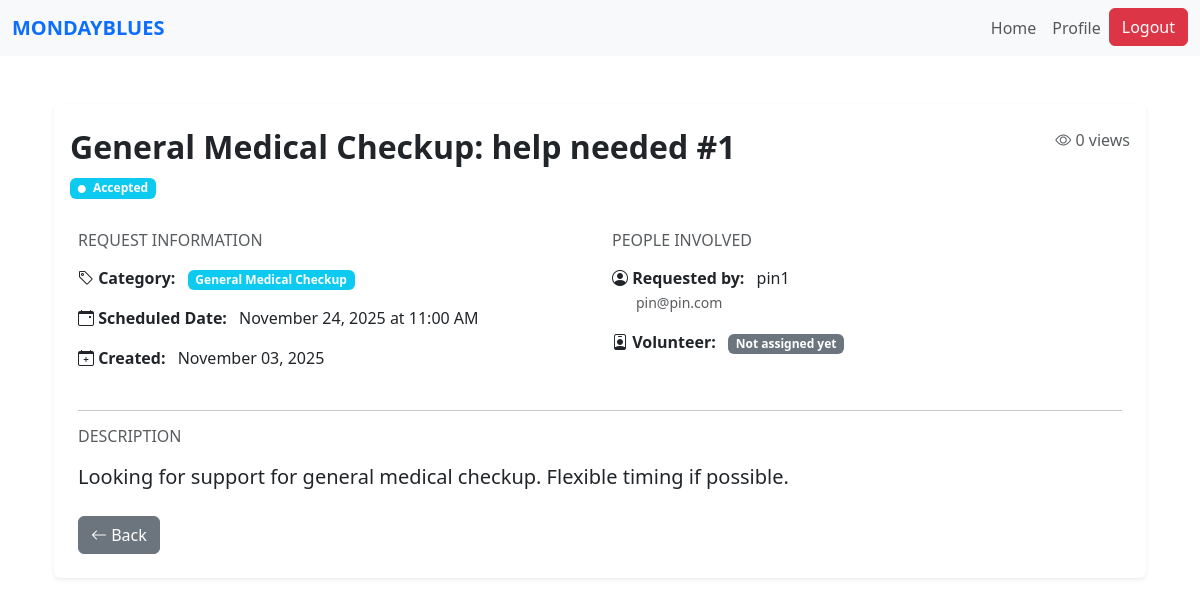
The app's page /request/1 (signed in), older data.
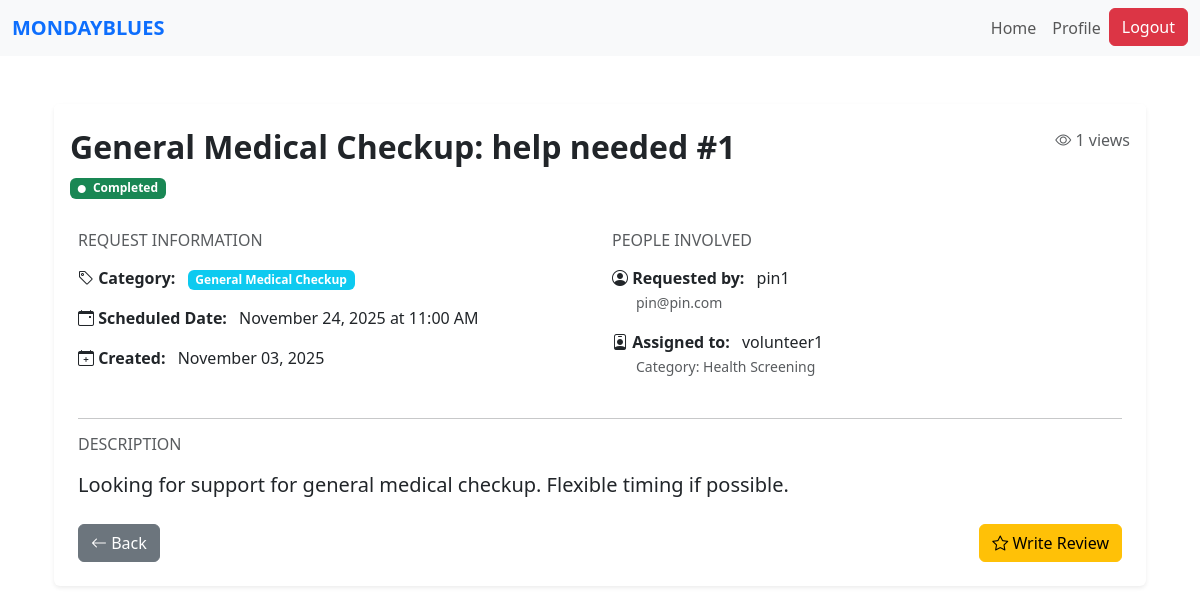
The same page, newer data.
### website/models.py (models this page shows)
class Request(db.Model):
    id = db.Column(db.Integer, primary_key=True)
    title = db.Column(db.String(150), nullable=False)
    description = db.Column(db.Text, nullable=False)
    category_id = db.Column(db.Integer, db.ForeignKey('category.id'), nullable=False)
    category = db.relationship('Category', backref='requests')
    status = db.Column(db.String(20), default='Pending')  # Pending, Accepted, Completed
    scheduled_datetime = db.Column(db.DateTime, nullable=False)
    view_count = db.Column(db.Integer, default=0)
    date_created = db.Column(db.DateTime, default=datetime.utcnow)
    user_id = db.Column(db.Integer, db.ForeignKey('user.id'), nullable=False)
    volunteer_id = db.Column(db.Integer, db.ForeignKey('volunteer.id'), nullable=True)
    csr_id = db.Column(db.Integer, db.ForeignKey("csr.user_id"), nullable=True)
    user = db.relationship('User', backref=db.backref('requests', lazy=True, cascade='all, delete-orphan'), lazy=True)
    volunteer = db.relationship('Volunteer', backref=db.backref('assigned_requests', lazy=True), lazy=True)

class User(db.Model, UserMixin):
    id = db.Column(db.Integer, primary_key=True)
    name = db.Column(db.String(150))
    email = db.Column(db.String(150), unique=True)
    password = db.Column(db.String(150))
    date_created = db.Column(db.DateTime(timezone=True), default=func.now())
    role = db.Column(db.String(50), default='PIN')
    status = db.Column(db.String(20), default='Pending')  # Pending, Approved, Suspended
    """    total_rating = db.Column(db.Float, default=0)
    num_ratings = db.Column(db.Integer, default=0)

    def update_rating(self, new_rating: float):
        #Update overall CSR rating with a new rating value.
        if self.num_ratings == 0:
            self.total_rating = new_rating
        else:
            self.total_rating = ((self.total_rating * self.num_ratings) + new_rating) / (self.num_ratings + 1)
        self.num_ratings += 1"""

class Category(db.Model):
    id = db.Column(db.Integer, primary_key=True)
    name = db.Column(db.String(100), unique=True, nullable=False)
    description = db.Column(db.String(250))
    date_created = db.Column(db.DateTime, default=datetime.utcnow)

### website/views.py (the view)
@views.route('/request/<int:id>')
@login_required
def view_request(id):
    req = Request.query.get_or_404(id)
    if req.user_id != current_user.id:
        req.view_count += 1
        db.session.commit()
    owner = User.query.get(req.user_id)
    return render_template('view_req.html', req=req, owner=owner)

### website/templates/view_req.html (shortened to what the changed rows need)
{% extends "base.html" %}
{% block content %}
<div class="container my-5">
    <div class="card shadow-sm border-0">
        <div class="card-header bg-white border-0 pt-4">
            <div class="d-flex justify-content-between align-items-start">
                <div>
                    <h2 class="fw-bold mb-2">{{ req.title }}</h2>
                    <span class="badge
                        {% if req.status == 'Pending' %} bg-warning text-dark
                        {% elif req.status == 'Assigned' %} bg-primary
                        {% elif req.status == 'Accepted' %} bg-info
                        {% elif req.status == 'Completed' %} bg-success
                        {% else %} bg-secondary {% endif %}">
                        <i class="bi bi-circle-fill me-1" style="font-size: 0.5rem;"></i>
                        {{ req.status }}
                    </span>
                </div>
                <div class="text-end">
                    <p class="text-muted mb-0">
                        <i class="bi bi-eye"></i> {{ req.view_count }} views
                    </p>
                </div>
            </div>
        </div>
        <div class="card-body p-4">
            <div class="row mb-4">
                <div class="col-md-6">
                    <div class="mb-3">
                        <strong><i class="bi bi-calendar-event"></i> Scheduled Date:</strong>
                        <span class="ms-2">{{ req.scheduled_datetime.strftime('%B %d, %Y at %I:%M %p') }}</span>
                    </div>
                    <div class="mb-3">
                        <strong><i class="bi bi-calendar-plus"></i> Created:</strong>
                        <span class="ms-2">{{ req.date_created.strftime('%B %d, %Y') }}</span>
                    </div>
                </div>
                <div class="col-md-6">
                    {% if req.volunteer %}
                    <div class="mb-3">
                        <strong><i class="bi bi-person-badge"></i> Assigned to:</strong>
                        <span class="ms-2">{{ req.volunteer.user.name }}</span>
                        <br>
                        <small class="text-muted ms-4">
                            {% if req.volunteer.category %}
                                Category: {{ req.volunteer.category.name }}
                            {% endif %}
                        </small>
                    </div>
                    {% else %}
                    <div class="mb-3">
                        <strong><i class="bi bi-person-badge"></i> Volunteer:</strong>
                        <span class="badge bg-secondary ms-2">Not assigned yet</span>
                    </div>
                    {% endif %}
                </div>
            </div>
            <div class="mb-4">
                <h6 class="text-muted text-uppercase mb-3">Description</h6>
                <p class="lead">{{ req.description }}</p>
            </div>
            <div class="d-flex justify-content-between mt-4">
                <a href="javascript:history.back()" class="btn btn-secondary">
                    <i class="bi bi-arrow-left"></i> Back
                </a>
                {% if current_user.id == req.user_id %}
                    {% if req.status == 'Completed' and not req.review %}
                    <a href="{{ url_for('views.review_request', request_id=req.id) }}" class="btn btn-warning">
                        <i class="bi bi-star"></i> Write Review
                    </a>
                    {% endif %}
                {% endif %}
                </div>
            </div>
        </div>
    </div>
</div>
<link rel="stylesheet" href="https://cdn.jsdelivr.net/npm/bootstrap-icons@1.10.0/font/bootstrap-icons.css">
{% endblock %}

Row changes from the older to the newer data that the page shows:
changed Request "General Medical Checkup: help needed #1": status "Accepted" → "Completed"; view_count "0" → "1"
now on this page (row unchanged): User: volunteer.user.name "volunteer1"
now on this page (row unchanged): Category: volunteer.category.name "Health Screening"
Text that changed along with them:
text no longer shown: "Volunteer: Not assigned yet"
text now shown: "Assigned to: Category: Write Review"
